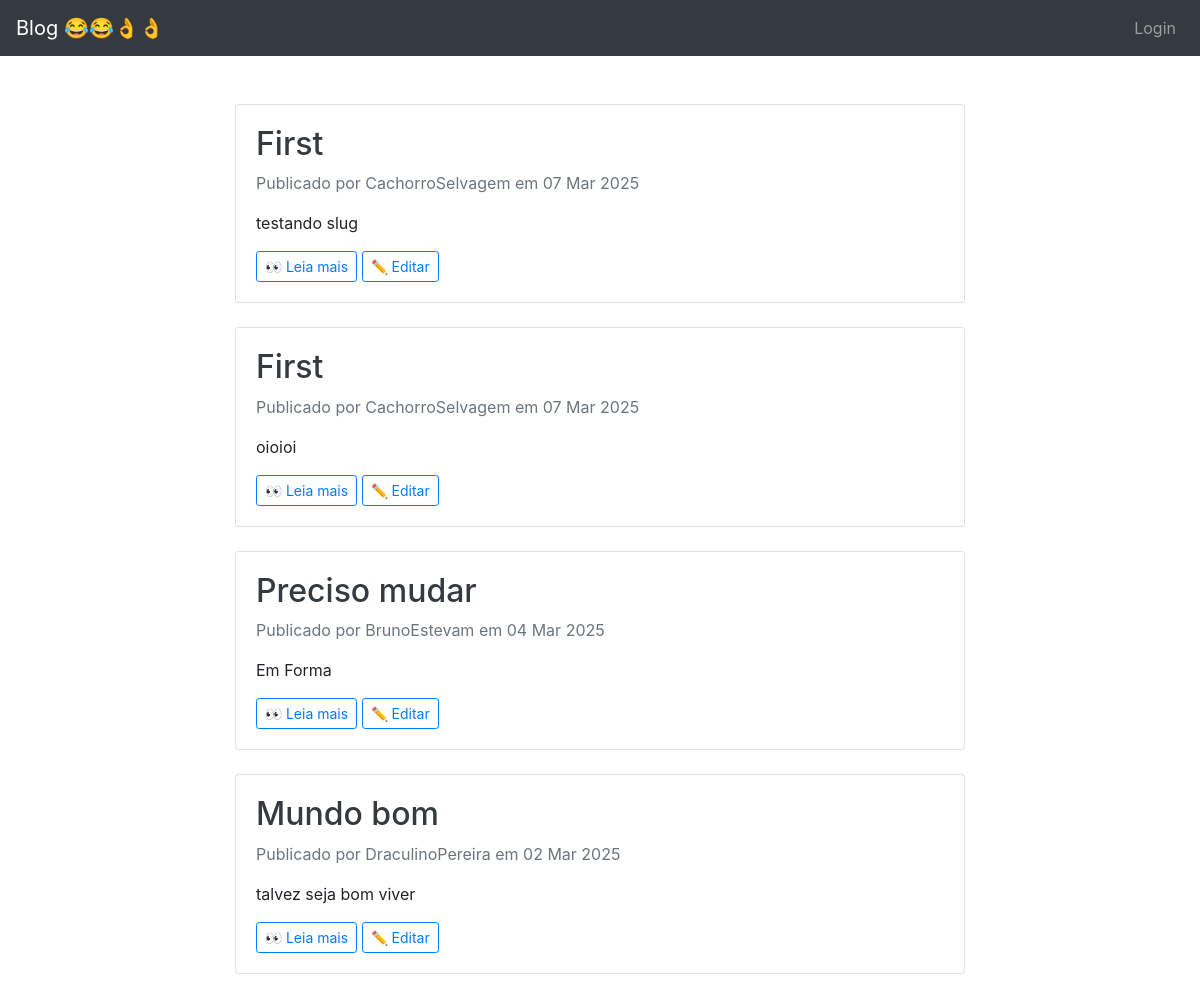
Before: / (upper part) with the older database file.
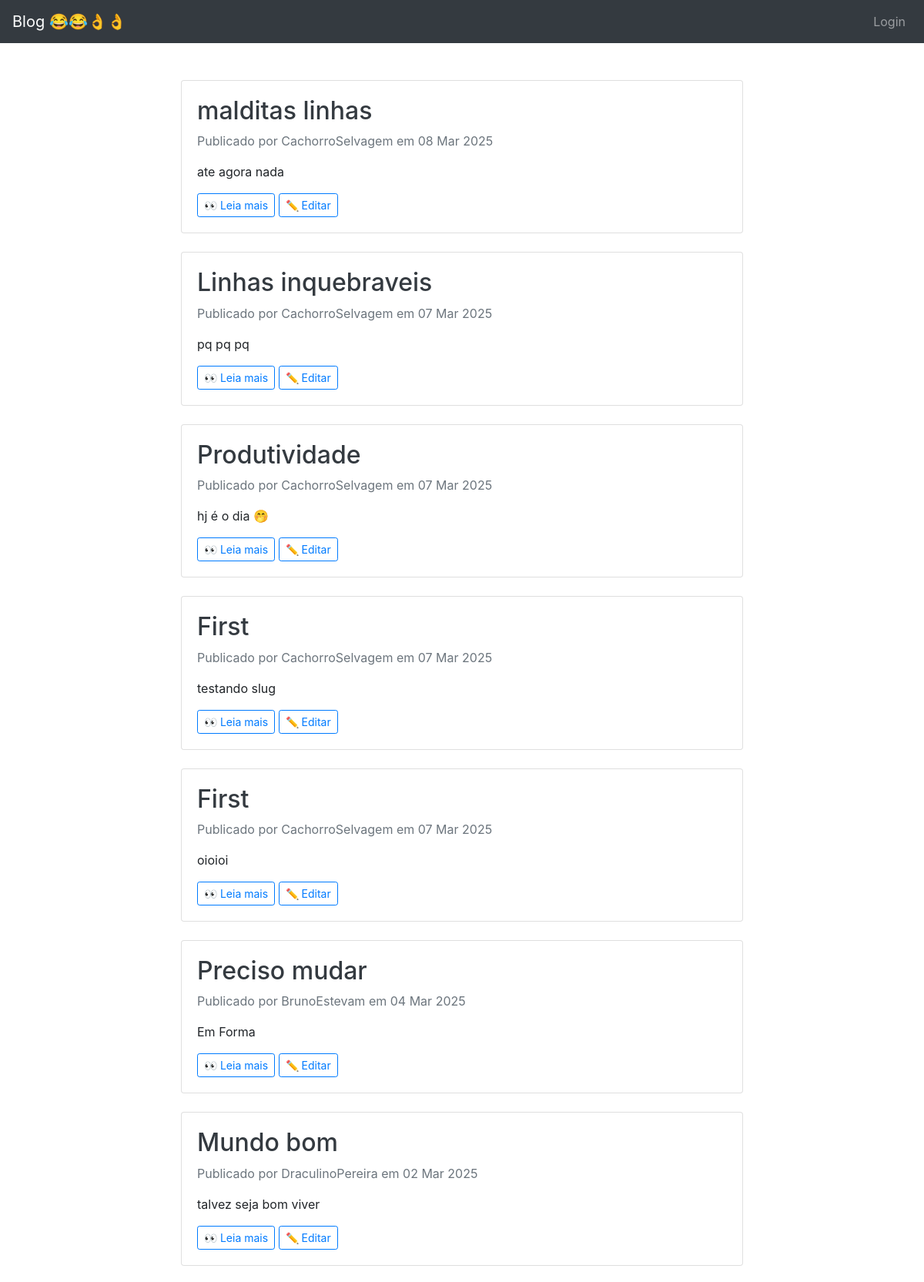
After: the same page with the newer database file.
### blog/models.py (models this page shows, shortened)
class Post(models.Model):
    class NewManager(models.Manager):
        def get_queryset(self):
            return super().get_queryset().filter(status='published')
    options = (
        ('draft', 'Draft'),
        ('published', 'Published'),
    )
    title = models.CharField(max_length=255)
    excerpt = models.TextField(null=True)
    slug = models.SlugField(max_length=255, unique=True, blank=True)
    publish = models.DateTimeField(default=timezone.now)
    author = models.ForeignKey(User, on_delete=models.CASCADE, related_name='blog_posts')
    content = models.TextField()
    status = models.CharField(max_length=10, choices=options, default='draft')
    objects = models.Manager()
    newmanager = NewManager()
    likes = models.ManyToManyField(User, related_name='post_likes', blank=True)
    dislikes = models.ManyToManyField(User, related_name='post_dislikes', blank=True)
    image = models.ImageField(upload_to='post_images/', blank=True, null=True)
    def get_absolute_url(self):
        return reverse('blog:post_single', args=[self.slug])
    class Meta:
        ordering = ('-publish',)

### blog/views.py (the view)
# urls.py: path('', views.home, name='homepage'),
def home(request):
    all_posts = Post.objects.filter(status='published').order_by('-publish')
    return render(request, 'index.html', {'posts': all_posts})

### blog/templates/index.html (shortened to what this page needs)
{% extends "base.html" %}
{% block content %}
<div class="container">
    <div class="row justify-content-md-center">
        <div class="col-md-8 pt-5">
            {% for post in posts %}
            <div class="card mb-4">
                <div class="card-body">
                    <h2>
                        <a class="text-dark text-decoration-none" href="{{ post.get_absolute_url }}">
                            {{ post.title }}
                        </a>
                    </h2>
                    <p class="text-muted">Publicado por {{ post.author }} em {{ post.publish|date:"d M Y" }}</p>
                    <p>{{ post.excerpt }}</p>
                    <a href="{{ post.get_absolute_url }}" class="btn btn-outline-primary btn-sm">👀 Leia mais</a>
                    <a href="{% url 'blog:edit_post' post.slug %}" class="btn btn-outline-primary btn-sm">✏️ Editar</a>
                </div>
            </div>
            {% empty %}
            <p class="text-muted text-center">Nenhum post publicado ainda.</p>
            {% endfor %}
        </div>
    </div>
</div>
{% endblock %}

Changed rows visible on the page:
added Post: title "malditas linhas", author "CachorroSelvagem", publish "08 Mar 2025", excerpt "ate agora nada"
added Post: title "Linhas inquebraveis", author "CachorroSelvagem", publish "07 Mar 2025", excerpt "pq pq pq"
added Post: title "Produtividade", author "CachorroSelvagem", publish "07 Mar 2025", excerpt "hj é o dia 🤭"
